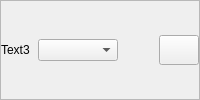
             <widget class="QFrame" name="text3_7">
              <property name="maximumSize">
               <size>
                <width>16777215</width>
                <height>16777215</height>
               </size>
              </property>
              <property name="frameShape">
               <enum>QFrame::StyledPanel</enum>
              </property>
              <property name="frameShadow">
               <enum>QFrame::Raised</enum>
              </property>
              <layout class="QHBoxLayout" name="horizontalLayout_49">
               <property name="spacing">
                <number>4</number>
               </property>
               <property name="leftMargin">
                <number>0</number>
               </property>
               <property name="topMargin">
                <number>0</number>
               </property>
               <property name="rightMargin">
                <number>0</number>
               </property>
               <property name="bottomMargin">
                <number>0</number>
               </property>
               <item>
                <widget class="QLabel" name="text3_8">
                 <property name="minimumSize">
                  <size>
                   <width>0</width>
                   <height>0</height>
                  </size>
                 </property>
                 <property name="maximumSize">
                  <size>
                   <width>70</width>
                   <height>16777215</height>
                  </size>
                 </property>
                 <property name="text">
                  <string>Text3</string>
                 </property>
                </widget>
               </item>
               <item>
                <widget class="QComboBox" name="changeSelectedColor_35">
                 <property name="minimumSize">
                  <size>
                   <width>80</width>
                   <height>0</height>
                  </size>
                 </property>
                 <property name="maximumSize">
                  <size>
                   <width>80</width>
                   <height>16777215</height>
                  </size>
                 </property>
                </widget>
               </item>
               <item>
                <widget class="QLabel" name="selectedColor_35">
                 <property name="minimumSize">
                  <size>
                   <width>0</width>
                   <height>24</height>
                  </size>
                 </property>
                 <property name="maximumSize">
                  <size>
                   <width>50</width>
                   <height>24</height>
                  </size>
                 </property>
                 <property name="text">
                  <string/>
                 </property>
                </widget>
               </item>
               <item>
                <widget class="QPushButton" name="colorPicker_35">
                 <property name="minimumSize">
                  <size>
                   <width>40</width>
                   <height>30</height>
                  </size>
                 </property>
                 <property name="maximumSize">
                  <size>
                   <width>40</width>
                   <height>30</height>
                  </size>
                 </property>
                 <property name="cursor">
                  <cursorShape>PointingHandCursor</cursorShape>
                 </property>
                 <property name="text">
                  <string/>
                 </property>
                </widget>
               </item>
              </layout>
             </widget>
